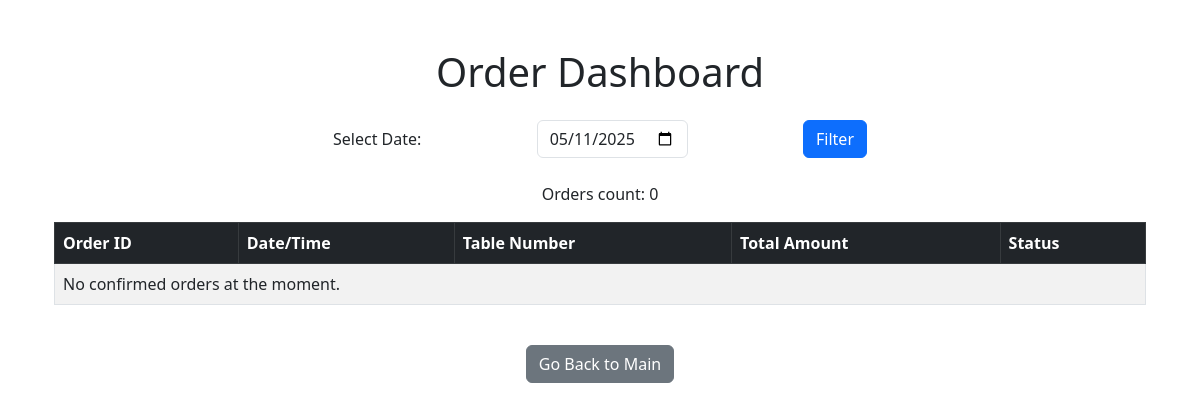
/order_dashboard/, run on an earlier commit of the app's database.
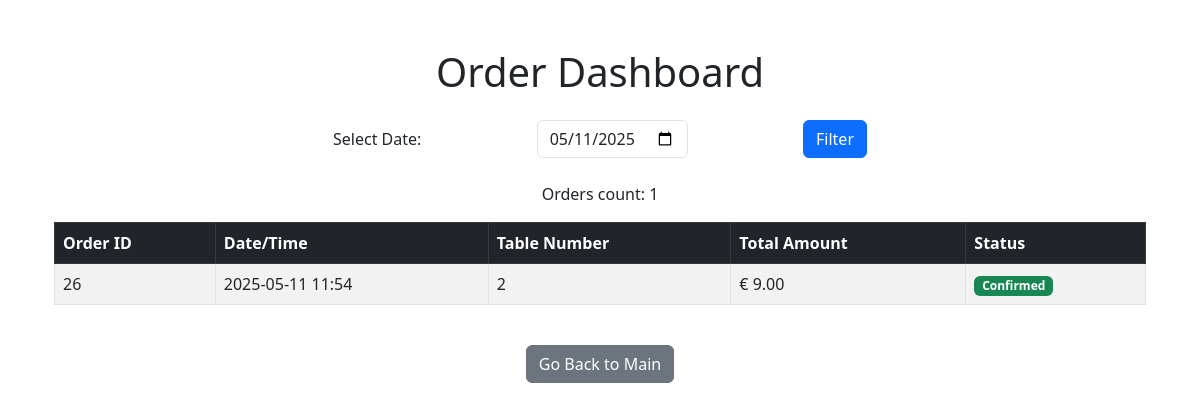
And on a later commit of the database.
### qrmenu/models.py (models this page shows, shortened)
class Order(models.Model):
    STATUS_CHOICES = (
        ('pending', 'Pending'),
        ('confirmed', 'Confirmed'),
    )
    table = models.ForeignKey('Table', on_delete=models.CASCADE)
    customer_name = models.CharField(max_length=100, blank=True)
    status = models.CharField(max_length=10, choices=STATUS_CHOICES, default='pending')
    timestamp = models.DateTimeField(default=timezone.now)
    total_amount = models.DecimalField(max_digits=10, decimal_places=2, default=Decimal('0.00'))
    def get_total_amount(self):
        return sum(item.menu_item.price * item.quantity for item in self.items.all())

class Table(models.Model):
    table_number = models.PositiveIntegerField(
        unique=True,
        validators=[MinValueValidator(1)]  # Ensures table_number is greater than or equal to 1
    )
    is_active = models.BooleanField(default=True)

class OrderItem(models.Model):
    order = models.ForeignKey(Order, on_delete=models.CASCADE, related_name='items')
    menu_item = models.ForeignKey(MenuItem, on_delete=models.CASCADE)
    quantity = models.PositiveIntegerField(default=1)
    notes = models.TextField(blank=True)

class MenuItem(models.Model):
    name = models.CharField(max_length=50)
    description = models.TextField(max_length=50)
    price = models.DecimalField(max_digits=10, decimal_places=2)
    available = models.BooleanField(default=True)
    image = models.ImageField(upload_to='menu_photos/', blank=True, null=True)  # NEW
    category = models.ForeignKey(Category, on_delete=models.CASCADE)

### qrmenu/views.py (the view)
# urls.py: path('order_dashboard/', views.order_dashboard, name='order_dashboard'),
def order_dashboard(request):
    today = timezone.now().date()
    selected_date = request.GET.get('date', today)
    if isinstance(selected_date, str):
        try:
            selected_date = timezone.datetime.strptime(selected_date, '%Y-%m-%d').date()
        except ValueError:
            selected_date = today  # If the date is invalid, use today's date
    confirmed_orders = Order.objects.filter(status='confirmed', timestamp__date=selected_date).order_by('-timestamp')
    if request.headers.get('X-Requested-With') == 'XMLHttpRequest':
        confirmed_orders_data = list(confirmed_orders.values())
        return JsonResponse({'orders': confirmed_orders_data})
    return render(request, 'qrmenu/order_dashboard.html', {
        'orders': confirmed_orders,
        'selected_date': selected_date,
        'today': today,  # Pass today's date to limit the date selection to today's date
    })

### qrmenu/templates/qrmenu/order_dashboard.html
{% extends 'base.html' %}
{% block content %}
<div class="container mt-5">
  <h1 class="mb-4 text-center">Order Dashboard</h1>
  <div class="row justify-content-center mb-4">
    <div class="col-md-6">
      <form method="get">
        <div class="d-flex justify-content-between align-items-center">
          <label for="date" class="mb-0">Select Date:</label>
          <input type="date" id="date" name="date" value="{{ selected_date|date:'Y-m-d' }}" max="{{ today|date:'Y-m-d' }}" required class="form-control w-auto">
          <button type="submit" class="btn btn-primary ml-2">Filter</button>
        </div>
      </form>
    </div>
  </div>
  <p class="text-center">Orders count: {{ orders.count }}</p>
  <div class="table-responsive">
    <table class="table table-bordered table-striped table-hover">
      <thead class="table-dark">
        <tr>
          <th>Order ID</th>
          <th>Date/Time</th>
          <th>Table Number</th>
          <th>Total Amount</th>
          <th>Status</th>
        </tr>
      </thead>
      <tbody id="order-list">
        {% for order in orders %}
          <tr>
            <td>{{ order.id }}</td>
            <td>{{ order.timestamp|date:"Y-m-d H:i" }}</td>
            <td>{{ order.table.table_number }}</td>
            <td>€ {{ order.get_total_amount|floatformat:2 }}</td>
            <td>
              <span class="badge bg-success">Confirmed</span>
            </td>
          </tr>
        {% empty %}
          <tr>
            <td colspan="5">No confirmed orders at the moment.</td>
          </tr>
        {% endfor %}
      </tbody>
    </table>
  </div>
  <div class="text-center mt-4">
    <a href="{% url 'main_dashboard' %}" class="btn btn-secondary">Go Back to Main</a>
  </div>
</div>
{% endblock %}

What changed in the data, as far as the page shows it:
added Order: id "26", timestamp "2025-05-11 11:54", table.table_number "2", get_total_amount "9.00"
Also different on the page:
{{ orders.count }}: "0" → "1"
text no longer shown: "No confirmed orders at the moment."
